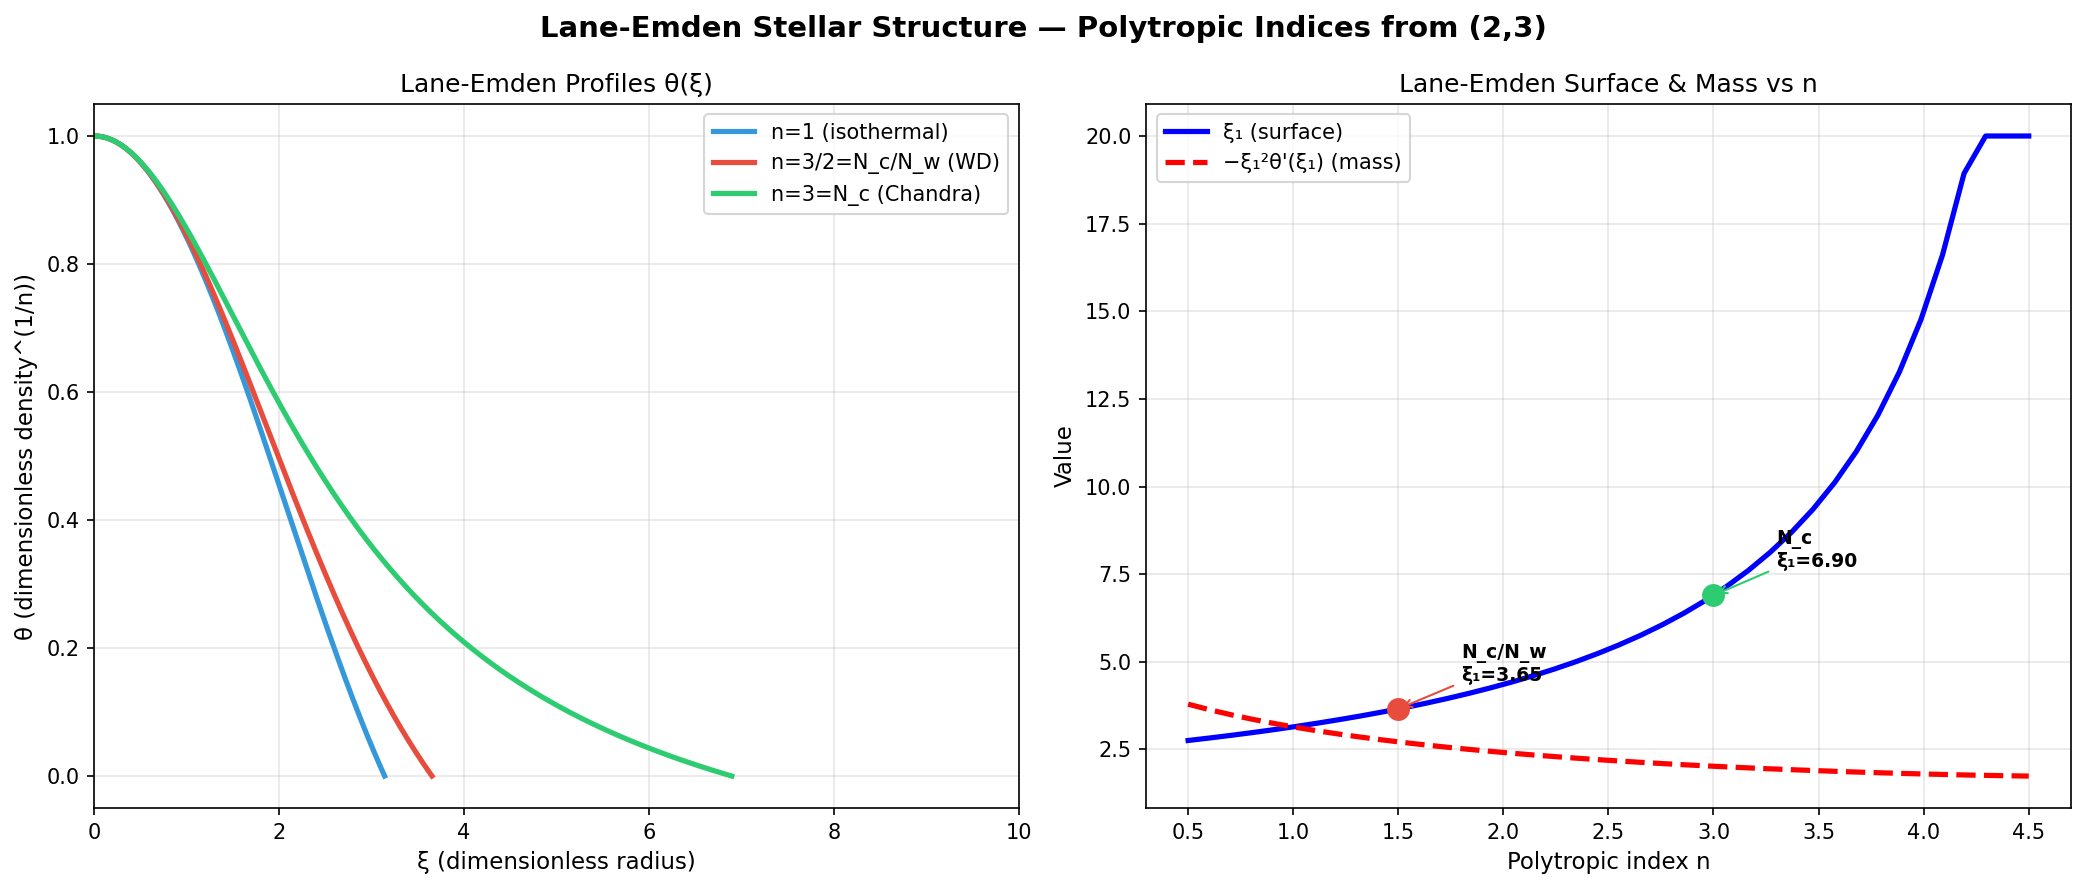

Write Python code to recreate this figure.
#!/usr/bin/env python3
# Copyright (c) 2026 Daland Montgomery
# SPDX-License-Identifier: AGPL-3.0-or-later

"""Crystal Astro — Lane-Emden Stellar Profiles"""
import crystal_toe as ct
import matplotlib.pyplot as plt
import numpy as np

toe = ct.Toe(); ast = toe.astro()

fig, axes = plt.subplots(1, 2, figsize=(14, 6))
fig.suptitle("Lane-Emden Stellar Structure — Polytropic Indices from (2,3)",
             fontsize=14, fontweight='bold')

# ── Left: θ(ξ) profiles for several n ──
ax = axes[0]
indices = [
    (1.0,   'n=1 (isothermal)',  '#3498db'),
    (1.5,   'n=3/2=N_c/N_w (WD)', '#e74c3c'),
    (3.0,   'n=3=N_c (Chandra)',  '#2ecc71'),
]
for n, label, color in indices:
    profile = ast.lane_emden_profile(n)
    xi = [p[0] for p in profile]
    theta = [p[1] for p in profile]
    ax.plot(xi, theta, color=color, linewidth=2.5, label=label)

ax.set_xlabel('ξ (dimensionless radius)', fontsize=11)
ax.set_ylabel('θ (dimensionless density^(1/n))', fontsize=11)
ax.set_title('Lane-Emden Profiles θ(ξ)')
ax.legend(fontsize=10)
ax.set_xlim(0, 10)
ax.set_ylim(-0.05, 1.05)
ax.grid(True, alpha=0.3)

# ── Right: Surface ξ₁ and mass factor vs n ──
ax = axes[1]
n_range = np.linspace(0.5, 4.5, 40)
xi1_vals = []
mass_vals = []
for n in n_range:
    xi1, mass = ast.lane_emden(n)
    xi1_vals.append(xi1)
    mass_vals.append(mass)

ax.plot(n_range, xi1_vals, 'b-', linewidth=2.5, label='ξ₁ (surface)')
ax.plot(n_range, mass_vals, 'r--', linewidth=2.5, label='−ξ₁²θ\'(ξ₁) (mass)')

# Mark Crystal indices
for n, label, color in [(1.5, 'N_c/N_w', '#e74c3c'), (3.0, 'N_c', '#2ecc71')]:
    xi1, mass = ast.lane_emden(n)
    ax.plot(n, xi1, 'o', color=color, markersize=10, zorder=5)
    ax.annotate(f'{label}\nξ₁={xi1:.2f}', xy=(n, xi1),
                xytext=(n+0.3, xi1+0.8), fontsize=9, fontweight='bold',
                arrowprops=dict(arrowstyle='->', color=color))

ax.set_xlabel('Polytropic index n', fontsize=11)
ax.set_ylabel('Value', fontsize=11)
ax.set_title('Lane-Emden Surface & Mass vs n')
ax.legend(fontsize=10)
ax.grid(True, alpha=0.3)

plt.tight_layout()
plt.savefig('astro_lane_emden.png', dpi=150, bbox_inches='tight'); plt.show()
